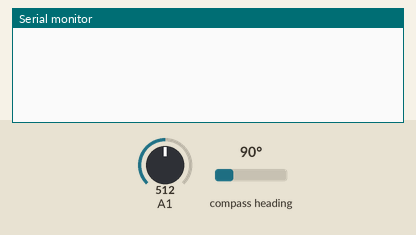
Simulated run of this sketch. Board: Arduino Uno, built with avr-gcc and run on an emulated ATmega328P. On the bench: the last lines printed to the serial monitor. The inputs (shaded band) are chosen by the test bench; at power-on: A1 = 512, compass heading 90°. EEPROM starts erased.

Above: at 1.2 s.
1.3 s: A1 set to 0
At 2.0 s:
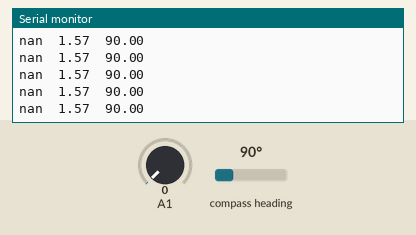
3.2 s: compass heading set to 7°
At 4.0 s:
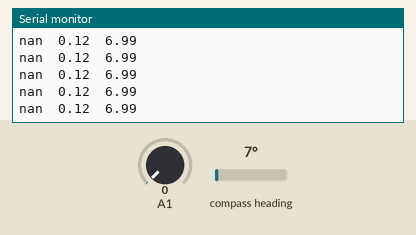
6.2 s: compass heading set to 90°
At 7.2 s:
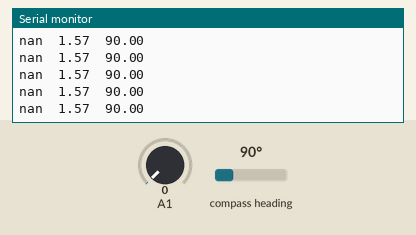

Measured:
- after the input at 1.3 s, the serial monitor: prints a new line at once (image 1)
- after the input at 3.2 s, the serial monitor: prints a new line after 0.08 s (image 2)

The sketch:

Magnetometer.ino
```cpp
#include<EEPROM.h>
#include "I2Cdev.h"
#include "HMC5883L.h"
HMC5883L mag;

int16_t mx, my, mz;
float deg; //degree
float zero=0.00f, current;

void setup() {
  Wire.begin();
  Serial.begin(9600);
  mag.initialize();
  EEPROM.get(0,zero); //Obtener valor
  zero*=180/M_PI;
}

void reset(float heading){
  EEPROM.put(0,heading);//  Sobreescribir valor
  while(analogRead(1));
}

void loop() {
  mag.getHeading(&mx, &my, &mz);
  float heading = atan2(my, mx);
  if(heading<0) heading+= 2*M_PI;
  if(analogRead(1)) reset(heading);
  Serial.print(zero);
  Serial.print('\t');
  Serial.print(heading);
  Serial.print('\t');
  heading=heading * 180/M_PI;

  current= heading;

  deg = current;

  Serial.println(deg);

}
```
